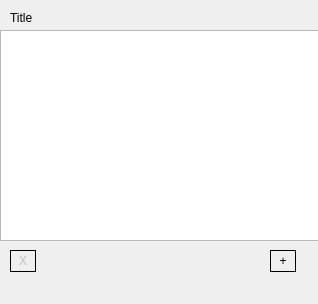
<?xml version="1.0" encoding="UTF-8"?>
<ui version="4.0">
 <class>Scorebook</class>
 <widget class="QWidget" name="Scorebook">
  <property name="geometry">
   <rect>
    <x>0</x>
    <y>0</y>
    <width>318</width>
    <height>304</height>
   </rect>
  </property>
  <property name="windowTitle">
   <string>Form</string>
  </property>
  <property name="styleSheet">
   <string notr="true">QToolButton{
font: 15pt &quot;Open Sans&quot;;
border:1px solid black; 
background:transparent
}
</string>
  </property>
  <widget class="QListWidget" name="listWidget">
   <property name="geometry">
    <rect>
     <x>0</x>
     <y>30</y>
     <width>401</width>
     <height>211</height>
    </rect>
   </property>
  </widget>
  <widget class="QToolButton" name="deleteBtn">
   <property name="enabled">
    <bool>false</bool>
   </property>
   <property name="geometry">
    <rect>
     <x>10</x>
     <y>250</y>
     <width>26</width>
     <height>22</height>
    </rect>
   </property>
   <property name="text">
    <string>X</string>
   </property>
   <property name="checkable">
    <bool>false</bool>
   </property>
   <property name="checked">
    <bool>false</bool>
   </property>
  </widget>
  <widget class="QLabel" name="title">
   <property name="geometry">
    <rect>
     <x>10</x>
     <y>10</y>
     <width>301</width>
     <height>16</height>
    </rect>
   </property>
   <property name="text">
    <string>Title</string>
   </property>
  </widget>
  <widget class="QToolButton" name="addBtn">
   <property name="geometry">
    <rect>
     <x>270</x>
     <y>250</y>
     <width>26</width>
     <height>22</height>
    </rect>
   </property>
   <property name="text">
    <string>+</string>
   </property>
  </widget>
 </widget>
 <resources/>
 <connections>
  <connection>
   <sender>listWidget</sender>
   <signal>itemClicked(QListWidgetItem*)</signal>
   <receiver>deleteBtn</receiver>
   <slot>show()</slot>
   <hints>
    <hint type="sourcelabel">
     <x>200</x>
     <y>120</y>
    </hint>
    <hint type="destinationlabel">
     <x>22</x>
     <y>260</y>
    </hint>
   </hints>
  </connection>
 </connections>
</ui>
